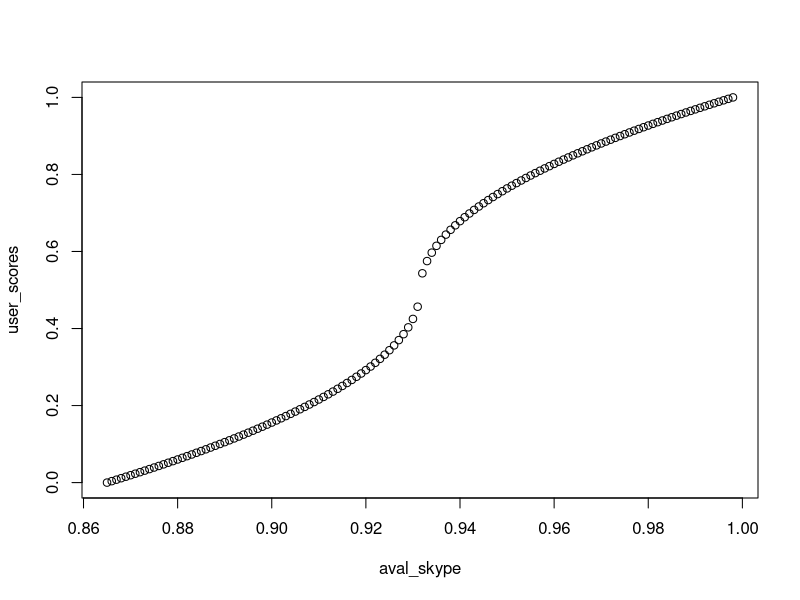

Recreate this plot in R.

locations <- c("IE.Dublin", "SG.Singapore",
               "TW.Changhua.County", "IN.Indianapolis")

# price/hour (USD) for a c3.large instance, see http://aws.amazon.com/ec2/pricing/
vm_baseprice <- 0.105

# parameter of group 4
max_en_savings <- 0.7

prices <- read.csv("prices.csv", header=TRUE)
# the slicing is a kludge to remove additional temperature entries
temperatures <- read.csv("temperatures.csv", header=TRUE)[1:(dim(prices)[1]), ]

sd_dc <- vector(length=length(locations))
names(sd_dc) <- locations

cop_t <- function(temperature) {
	return(1.2 + 0.128*((temperature+9)^0.5))
}

# cloud management aspects
costs <- function(en_saving) {
	vm_cost <- (1 - en_saving) * vm_baseprice
	return(vm_cost)
}

availability <- function(en_saving) {
	overhead_ratio <- min(sd_dc)/max(sd_dc)
	availability <- 1 - en_saving * overhead_ratio
	return(availability)
}

for(location in locations) {
    el_price = prices[, location]
    temp = temperatures[, location]
    cop <- ifelse(temp<-9, cop_t(-9), cop_t(temp))
    adjusted_cost <- cop*el_price
    sd_dc[location] <- sd(adjusted_cost, na.rm=TRUE)
}

# calculate different availability values 
range_en_savings<-seq(0, 0.7, by=0.001)
range_costs<-vector(length=length(range_en_savings))
range_availability<-vector(length=length(range_en_savings))

j = 1
for (i in range_en_savings) {
	range_costs[j] <- costs(i)
	range_availability[j] <- availability(i)

	cat(i, " ", range_costs[j], " ~", range_availability[j], "\n")
	j<-j+1
}

#library(rgl)
#plot3d(range_en_savings, range_costs, range_availability, col="red", size=3)
#Sys.sleep(10)


sla_availabilities = list(0.931, 0.966, 0.981, 0.987, 0.992, 0.998)
for (sla in sla_availabilities) {
    i <- match(FALSE, range_availability>sla)-1
    cat("sla: ", sla, " (actual: ", range_availability[i], "), cost: ", range_costs[i], ", savings: ", range_en_savings[i], "\n")
}



#######
# 
# Aufgabe 3
#
#######

# prospect based satisfaction function 

##
# norm function 
##
normalize_availabilities <- function(availabilities){
  return ((availabilities - min(availabilities) ) / (max(availabilities) - min(availabilities)) )
}

##
# prospect based satisfaction function
##
pbsf <- function(n, w=0.5) {
  #assert 0 <= n <= 1
  stopifnot(n >= 0)
  stopifnot(n <= 1)
  
  if (n <= 0.5){
    return(-0.5*(-2*n + 1) ^ (1-w) + 0.5)
  } 
  
  return(0.5*(2 * n - 1) ^ (1-w) + 0.5)
}

##
# test for skype
#
# min av. 86.5 (calculated in the last exercise)
# w=0.5 (professional users)
# n=normalized availabilities
##
min_avail_skype <- 0.865
max_amazon_aval <- 0.998

aval_skype <- seq(min_avail_skype, max_amazon_aval, 0.001)
user_scores <- lapply(normalize_availabilities(aval_skype), pbsf);
plot(aval_skype, user_scores)

